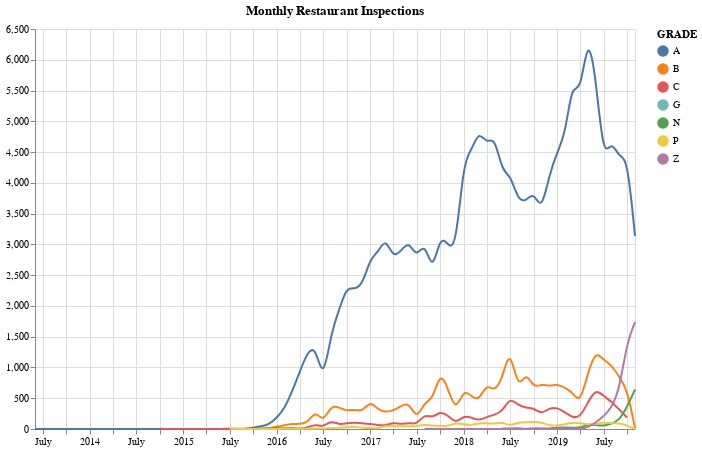

The notebook cell saved with this chart:
### Markdown cell above
<a id='ts'></a>
### Let's visualize the number of restaurants by grade over time by Inspection Date

### Code cell
#create timeseries data of monthly inspections 
df_dates = df_rest.copy()
df_dates.index = df_dates['INSPECTION DATE']
grades_ts = df_dates.groupby('GRADE').resample('MS')['CAMIS'].count().reset_index()

# Create a selection that chooses the nearest point & selects based on x-value
nearest = alt.selection(type='single', nearest=True, on='mouseover',
                        fields=['INSPECTION DATE'], empty='none')

# Line Chart
line = alt.Chart().mark_line(interpolate='basis').encode(
    alt.X('INSPECTION DATE:T', axis=alt.Axis(title='')),
    alt.Y('CAMIS:Q', axis=alt.Axis(title='')),
    color='GRADE:N'
)

# Transparent selectors across the chart. This is what tells us
# the x-value of the cursor
selectors = alt.Chart().mark_point().encode(
    x='INSPECTION DATE:T',
    opacity=alt.value(0),
).add_selection(
    nearest
)

# Draw points on the line, and highlight based on selection
points = line.mark_point().encode(
    opacity=alt.condition(nearest, alt.value(1), alt.value(0))
)

# Draw text labels near the points, and highlight based on selection
text = line.mark_text(align='left', dx=5, dy=-5).encode(
    text=alt.condition(nearest, 'CAMIS:Q', alt.value(' '))
)

# Draw a rule at the location of the selection
rules = alt.Chart().mark_rule(color='gray').encode(
    x='INSPECTION DATE:T',
).transform_filter(
    nearest
)

# Put the five layers into a chart and bind the data
inspections = alt.layer(line, selectors, points, rules, text,
                       data=grades_ts, 
                       width=600, height=400,title='Monthly Restaurant Inspections')
inspections
# inspections.save('inspections_trend.html')

### Figure 1 — Vega-Lite specification as saved in the notebook (floating-point values rounded to 4 significant figures; data arrays with more than 128 entries replaced by an {"elided": "..."} marker saying what was removed)
{"config": {"view": {"continuousWidth": 400, "continuousHeight": 300}}, "layer": [{"mark": {"type": "line", "interpolate": "basis"}, "encoding": {"color": {"type": "nominal", "field": "GRADE"}, "x": {"type": "temporal", "axis": {"title": ""}, "field": "INSPECTION DATE"}, "y": {"type": "quantitative", "axis": {"title": ""}, "field": "CAMIS"}}}, {"mark": "point", "encoding": {"opacity": {"value": 0}, "x": {"type": "temporal", "field": "INSPECTION DATE"}}, "selection": {"selector001": {"type": "single", "nearest": true, "on": "mouseover", "fields": ["INSPECTION DATE"], "empty": "none"}}}, {"mark": "point", "encoding": {"color": {"type": "nominal", "field": "GRADE"}, "opacity": {"condition": {"value": 1, "selection": "selector001"}, "value": 0}, "x": {"type": "temporal", "axis": {"title": ""}, "field": "INSPECTION DATE"}, "y": {"type": "quantitative", "axis": {"title": ""}, "field": "CAMIS"}}}, {"mark": {"type": "rule", "color": "gray"}, "encoding": {"x": {"type": "temporal", "field": "INSPECTION DATE"}}, "transform": [{"filter": {"selection": "selector001"}}]}, {"mark": {"type": "text", "align": "left", "dx": 5, "dy": -5}, "encoding": {"color": {"type": "nominal", "field": "GRADE"}, "text": {"condition": {"type": "quantitative", "field": "CAMIS", "selection": "selector001"}, "value": " "}, "x": {"type": "temporal", "axis": {"title": ""}, "field": "INSPECTION DATE"}, "y": {"type": "quantitative", "axis": {"title": ""}, "field": "CAMIS"}}}], "data": {"name": "data-51a09edff14d6275147dc2f8c70f3714"}, "height": 400, "title": "Monthly Restaurant Inspections", "width": 600, "$schema": "https://vega.github.io/schema/vega-lite/v4.0.0.json", "datasets": {"data-51a09edff14d6275147dc2f8c70f3714": {"elided": "290 records"}}}
